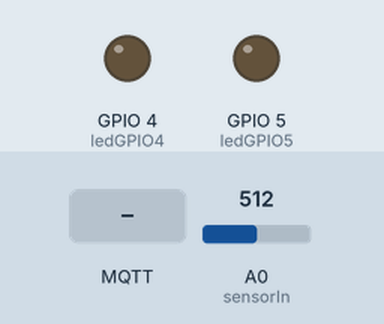
Simulated run of this sketch. Board: ESP8266 (NodeMCU). Shown: output pins drawn as LEDs (lit = HIGH). The inputs (shaded band) are chosen by the test bench; at power-on: A0 (sensorIn) = 512. WiFi joins after 1.5 s; servers stay silent unless stated; no MQTT or app messages arrive unless stated; what the sketch prints to the serial monitor is not drawn.

Above: at 2.7 s.
2.8 s: MQTT message "0" arrives on the first subscribed topic
At 4.7 s:
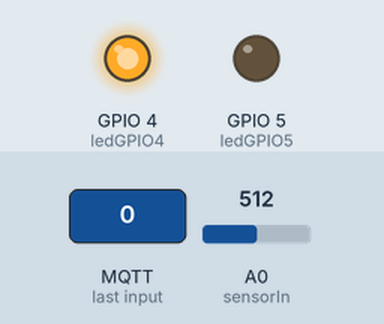
5.0 s: MQTT message "0" arrives on the second subscribed topic
At 6.3 s:
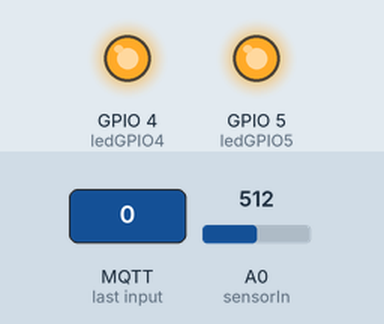
7.0 s: MQTT message "1" arrives on the first subscribed topic
At 7.9 s:
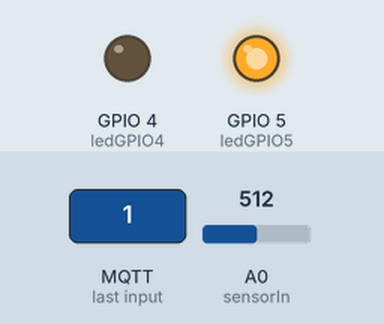
9.0 s: MQTT message "1" arrives on the second subscribed topic
At 10.7 s:
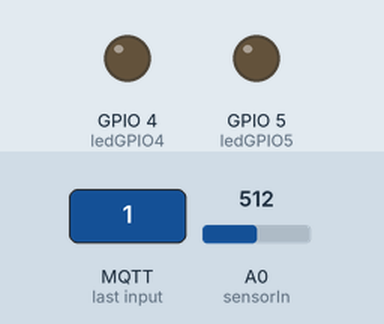
Timing chart, 0 to 12.0 s (numbered marks = the images above; inputs shaded):
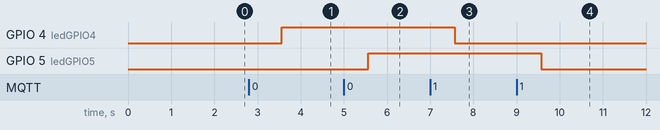

The sketch:

Relay_ACS712.ino
```cpp
#include <ESP8266WiFi.h>
#include <PubSubClient.h>

const char* ssid = "<SSID>";
const char* password = "<PASSWORD>";

const char* mqtt_server = "<Server IP>";

WiFiClient espClient;
PubSubClient client(espClient);

const int ledGPIO5 = 5;
const int ledGPIO4 = 4;

void setup_wifi() {
  delay(10);
  Serial.println();
  Serial.print("Connecting to ");
  Serial.println(ssid);
  WiFi.begin(ssid, password);
  while (WiFi.status() != WL_CONNECTED) {
    delay(500);
    Serial.print(".");
  }
  Serial.println("");
  Serial.print("WiFi connected - ESP IP address: ");
  Serial.println(WiFi.localIP());
}

void callback(String topic, byte* message, unsigned int length) {
  Serial.print("Message arrived on topic: ");
  Serial.print(topic);
  Serial.print(". Message: ");
  String messageTemp;

  for (int i = 0; i < length; i++) {
    Serial.print((char)message[i]);
    messageTemp += (char)message[i];
  }
  Serial.println();

  if(topic=="esp8266/4"){
      Serial.print("Changing GPIO 4 to ");
      if(messageTemp == "0"){
        digitalWrite(ledGPIO4, HIGH);
        Serial.print("On");
        client.publish("esp8266/4/reply", "4-on");
      }
      else if(messageTemp == "1"){
        digitalWrite(ledGPIO4, LOW);
        Serial.print("Off");
        client.publish("esp8266/4/reply", "4-off");
      }
  }
  if(topic=="esp8266/5"){
      Serial.print("Changing GPIO 5 to ");
      if(messageTemp == "0"){
        digitalWrite(ledGPIO5, HIGH);
        Serial.print("On");
        client.publish("esp8266/5/reply", "5-on");

      }
      else if(messageTemp == "1"){
        digitalWrite(ledGPIO5, LOW);
        Serial.print("Off");
         client.publish("esp8266/5/reply", "5-off");
      }
  }
  Serial.println();
}

void reconnect() {
  while (!client.connected()) {
    Serial.print("Attempting MQTT connection...");
    if (client.connect("ESP8266Client")) {
      Serial.println("connected");
      client.subscribe("esp8266/4");
      client.subscribe("esp8266/5");
    } else {
      Serial.print("failed, rc=");
      Serial.print(client.state());
      Serial.println(" try again in 5 seconds");
      delay(5000);
    }
  }
}

void setup() {
  pinMode(ledGPIO4, OUTPUT);
  pinMode(ledGPIO5, OUTPUT);

  Serial.begin(115200);
  setup_wifi();
  client.setServer(mqtt_server, 1883);
  client.setCallback(callback);
}

const int sensorIn = A0;
int mVperAmp = 66; // use 185 for 5A Module, 100 for 20A Module and 66 for 30A Module
double Voltage = 0;
double VRMS = 0;
double AmpsRMS = 0;

void loop() {
  if (!client.connected()) {
    reconnect();
  }
  if(!client.loop())
    client.connect("ESP8266Client");

 Voltage = getVPP();
 VRMS = (Voltage/2.0) *0.707;
 AmpsRMS = ((VRMS * 1000)/mVperAmp);
 String stringOne =  String(AmpsRMS, DEC);          // using an int and a base
 client.publish("ampServer/1", stringOne.c_str());
 Serial.print(AmpsRMS);
 Serial.println(" Amps RMS");
}

float getVPP()
{
  float result;

  int readValue;             //value read from the sensor
  int maxValue = 0;          // store max value here
  int minValue = 1024;          // store min value here

   uint32_t start_time = millis();
   while((millis()-start_time) < 1000) //sample for 1 Sec
   {
       readValue = analogRead(sensorIn);
       // see if you have a new maxValue
       if (readValue > maxValue)
       {
           /*record the maximum sensor value*/
           maxValue = readValue;
       }
       if (readValue < minValue)
       {
           /*record the maximum sensor value*/
           minValue = readValue;
       }
   }

   // Subtract min from max
   result = ((maxValue - minValue) * 5.0)/1024.0;

   return result;
}
```

Measured:
- after the input at 2.8 s, GPIO 4 (ledGPIO4): LOW → HIGH after 0.77 s
- after the input at 5.0 s, GPIO 5 (ledGPIO5): LOW → HIGH after 0.57 s
- after the input at 7.0 s, GPIO 4 (ledGPIO4): HIGH → LOW after 0.57 s
- after the input at 9.0 s, GPIO 5 (ledGPIO5): HIGH → LOW after 0.57 s
